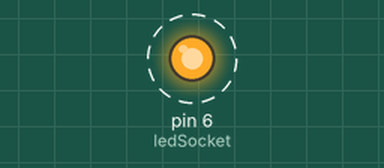
The sketch below on a simulated Arduino Uno, built with avr-gcc and run on an emulated ATmega328P. On the bench: output pins drawn as LEDs (lit = HIGH). Dashed ring = blinking.

Above: at 0.2 s.
Timing chart, 0 to 3.0 s (numbered marks = the images above):
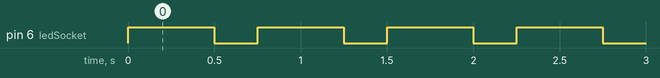

The sketch:

L_01_C_02.ino
```cpp
const int ledSocket = 6;

void setup() {
  pinMode(ledSocket, OUTPUT);
}

void loop() {
  digitalWrite(ledSocket, HIGH);
  delay(500);
  digitalWrite(ledSocket, LOW);
  delay(250);
}
```

Measured:
- by itself, pin 6 (ledSocket): alternates HIGH for 0.50 s and LOW for 0.25 s
